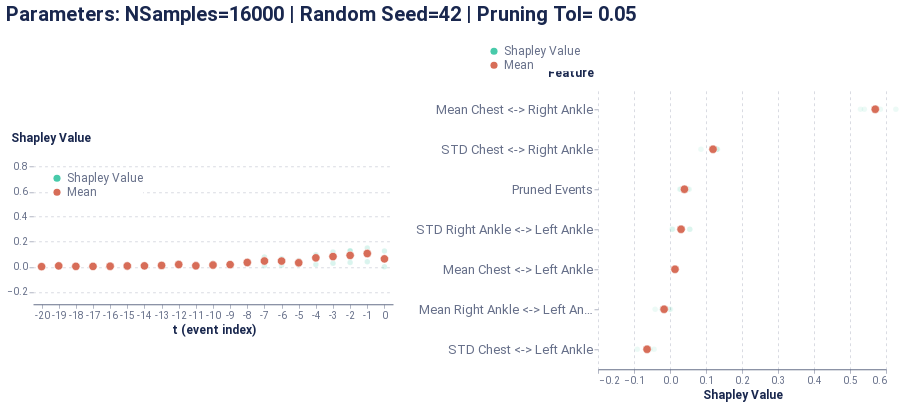

Notebook code for this chart:
### Code cell
global_plot

### Figure 1 — Vega-Lite specification as saved in the notebook (floating-point values rounded to 4 significant figures)
{"config": {"axis": {"domain": true, "domainColor": "#666F89", "grid": false, "gridCap": "round", "gridColor": "#B3B7C4", "gridDash": [2, 4], "gridWidth": 0.5, "labelColor": "#666F89", "labelFont": "Roboto, Arial, sans-serif", "labelPadding": 2, "tickColor": "#666F89", "tickOpacity": 0.5, "tickSize": 4, "titleColor": "#19274E", "titleFont": "Roboto, Arial, sans-serif", "titleFontSize": 12}, "axisBand": {"domain": true, "labelPadding": 4, "ticks": false}, "axisY": {"domain": false, "titleAlign": "left", "titleAngle": 0, "titleX": -20, "titleY": -10}, "legend": {"labelColor": "#666F89", "labelFont": "Roboto, Arial, sans-serif", "labelFontSize": 12, "symbolSize": 40, "titleColor": "#19274E", "titleFont": "Roboto, Arial, sans-serif", "titleFontSize": 12, "titlePadding": 4}, "arc": {"stroke": "#FFFFFF", "strokeWidth": 1}, "bar": {"fill": "#2770EB", "stroke": null}, "line": {"stroke": "#2770EB", "strokeWidth": 2}, "path": {"stroke": "#2770EB", "strokeWidth": 0.5}, "point": {"fill": "#2770EB", "shape": "circle", "filled": true}, "rect": {"fill": "#2770EB"}, "rule": {"stroke": "#666F89"}, "shape": {"stroke": "#2770EB"}, "text": {"color": "#19274E", "font": "Roboto, Arial, sans-serif", "fontSize": 12}, "range": {"category": ["#2770EB", "#77B98A", "#DA5252", "#FFC400", "#A87AEA", "#00A39E", "#19274E"], "diverging": ["#006360", "#2BB3AE", "#96D9D7", "#FFFFFF", "#EDAAAA", "#DA5252", "#811D1D"], "heatmap": ["#18448F", "#1B4EA5", "#2770EB", "#4C88EE", "#82ACF3", "#A6C4F7", "#E9F1FD"], "ramp": ["#18448F", "#1B4EA5", "#2770EB", "#4C88EE", "#82ACF3", "#A6C4F7", "#E9F1FD"]}, "background": "#FFFFFF", "group": {"fill": "#FFFFFF"}, "header": {"labelColor": "#19274E", "labelFont": "Roboto, Arial, sans-serif", "labelFontSize": 12, "titleColor": "#19274E", "titleFont": "Roboto, Arial, sans-serif", "titleFontSize": 16}, "title": {"anchor": "start", "color": "#19274E", "font": "Roboto, Arial, sans-serif", "fontSize": 20, "fontWeight": "bold", "offset": 20, "subtitleColor": "#19274E", "subtitleFontSize": 16}, "view": {"continuousHeight": 300, "continuousWidth": 400, "stroke": "transparent"}}, "vconcat": [{"hconcat": [{"vconcat": [{"mark": {"type": "point", "stroke": "white", "strokeWidth": 0.6}, "encoding": {"color": {"type": "nominal", "field": "type", "legend": {"fillColor": "white", "orient": "top-left", "symbolSize": 50, "symbolStrokeWidth": 0, "title": null}, "scale": {"domain": ["Shapley Value", "Mean"], "range": ["#48caaa", "#d76d58"]}}, "opacity": {"condition": {"value": 1.0, "test": "(datum.type === 'Mean')"}, "value": 0.2}, "size": {"condition": {"value": 70, "test": "(datum.type === 'Mean')"}, "value": 30}, "x": {"type": "ordinal", "axis": {"labelAngle": 0}, "field": "t (event index)"}, "y": {"type": "quantitative", "axis": {"grid": true, "titleX": -23}, "field": "Shapley Value", "scale": {"domain": [-0.3, 0.9]}, "title": "Shapley Value"}}, "height": 150, "width": 360}], "data": {"name": "data-abad49f3d1be73bb0a3b9161e98fab29"}}, {"vconcat": [{"mark": {"type": "point", "stroke": "white", "strokeWidth": 0.6}, "encoding": {"color": {"type": "nominal", "field": "type", "legend": {"fillColor": "white", "orient": "bottom-right", "symbolSize": 50, "symbolStrokeWidth": 0, "title": null}, "scale": {"domain": ["Shapley Value", "Mean"], "range": ["#618FE0", "#d76d58"]}}, "opacity": {"condition": {"value": 1.0, "test": "(datum.type === 'Mean')"}, "value": 0.1}, "size": {"condition": {"value": 70, "test": "(datum.type === 'Mean')"}, "value": 30}, "x": {"type": "quantitative", "axis": {"grid": true, "title": "Shapley Value"}, "field": "Shapley Value", "scale": {"domain": [-0.2, 0.6]}}, "y": {"type": "ordinal", "axis": {"labelFontSize": 13, "titleX": -51}, "field": "Feature", "sort": ["Mean Chest <-> Right Ankle", "STD Chest <-> Right Ankle", "Pruned Events", "STD Right Ankle <-> Left Ankle", "Mean Chest <-> Left Ankle", "Mean Right Ankle <-> Left Ankle", "STD Chest <-> Left Ankle"]}}, "height": 280, "width": 288}], "data": {"name": "data-989f313f545ed270884f000d366ed934"}}], "center": true, "title": "Parameters: NSamples=16000 | Random Seed=42 | Pruning Tol= 0.05"}], "$schema": "https://vega.github.io/schema/vega-lite/v4.8.1.json", "datasets": {"data-abad49f3d1be73bb0a3b9161e98fab29": [{"Shapley Value": 0.0, "t (event index)": 0, "type": "Shapley Value"}, {"Shapley Value": 0.04082, "t (event index)": -1, "type": "Shapley Value"}, {"Shapley Value": 0.1265, "t (event index)": -2, "type": "Shapley Value"}, {"Shapley Value": 0.09678, "t (event index)": -3, "type": "Shapley Value"}, {"Shapley Value": 0.08184, "t (event index)": -4, "type": "Shapley Value"}, {"Shapley Value": 0.01552, "t (event index)": -5, "type": "Shapley Value"}, {"Shapley Value": 0.01103, "t (event index)": -6, "type": "Shapley Value"}, {"Shapley Value": 0.04631, "t (event index)": -7, "type": "Shapley Value"}, {"Shapley Value": 0.0409, "t (event index)": -8, "type": "Shapley Value"}, {"Shapley Value": 0.01008, "t (event index)": -9, "type": "Shapley Value"}, {"Shapley Value": 0.01163, "t (event index)": -10, "type": "Shapley Value"}, {"Shapley Value": 0.0, "t (event index)": -11, "type": "Shapley Value"}, {"Shapley Value": 0.01737, "t (event index)": -12, "type": "Shapley Value"}, {"Shapley Value": 0.01173, "t (event index)": -13, "type": "Shapley Value"}, {"Shapley Value": 0.01236, "t (event index)": -14, "type": "Shapley Value"}, {"Shapley Value": 0.004318, "t (event index)": -15, "type": "Shapley Value"}, {"Shapley Value": 0.006607, "t (event index)": -16, "type": "Shapley Value"}, {"Shapley Value": 0.00238, "t (event index)": -17, "type": "Shapley Value"}, {"Shapley Value": 0.0006377, "t (event index)": -18, "type": "Shapley Value"}, {"Shapley Value": 0.0049, "t (event index)": -19, "type": "Shapley Value"}, {"Shapley Value": 0.0, "t (event index)": -20, "type": "Shapley Value"}, {"Shapley Value": 0.07003, "t (event index)": 0, "type": "Shapley Value"}, {"Shapley Value": 0.1181, "t (event index)": -1, "type": "Shapley Value"}, {"Shapley Value": 0.07535, "t (event index)": -2, "type": "Shapley Value"}, {"Shapley Value": 0.02759, "t (event index)": -3, "type": "Shapley Value"}, {"Shapley Value": 0.09658, "t (event index)": -4, "type": "Shapley Value"}, {"Shapley Value": 0.03361, "t (event index)": -5, "type": "Shapley Value"}, {"Shapley Value": 0.06404, "t (event index)": -6, "type": "Shapley Value"}, {"Shapley Value": 0.07903, "t (event index)": -7, "type": "Shapley Value"}, {"Shapley Value": 0.04526, "t (event index)": -8, "type": "Shapley Value"}, {"Shapley Value": 0.01918, "t (event index)": -9, "type": "Shapley Value"}, {"Shapley Value": 0.009658, "t (event index)": -10, "type": "Shapley Value"}, {"Shapley Value": 0.007973, "t (event index)": -11, "type": "Shapley Value"}, {"Shapley Value": 0.01691, "t (event index)": -12, "type": "Shapley Value"}, {"Shapley Value": 0.01218, "t (event index)": -13, "type": "Shapley Value"}, {"Shapley Value": 0.003134, "t (event index)": -14, "type": "Shapley Value"}, {"Shapley Value": 0.0044, "t (event index)": -15, "type": "Shapley Value"}, {"Shapley Value": 0.000764, "t (event index)": -16, "type": "Shapley Value"}, {"Shapley Value": 0.003332, "t (event index)": -17, "type": "Shapley Value"}, {"Shapley Value": 0.005237, "t (event index)": -18, "type": "Shapley Value"}, {"Shapley Value": 0.003146, "t (event index)": -19, "type": "Shapley Value"}, {"Shapley Value": 0.00089, "t (event index)": -20, "type": "Shapley Value"}, {"Shapley Value": 0.1254, "t (event index)": 0, "type": "Shapley Value"}, {"Shapley Value": 0.1143, "t (event index)": -1, "type": "Shapley Value"}, {"Shapley Value": 0.03488, "t (event index)": -2, "type": "Shapley Value"}, {"Shapley Value": 0.1189, "t (event index)": -3, "type": "Shapley Value"}, {"Shapley Value": 0.08791, "t (event index)": -4, "type": "Shapley Value"}, {"Shapley Value": 0.04947, "t (event index)": -5, "type": "Shapley Value"}, {"Shapley Value": 0.06262, "t (event index)": -6, "type": "Shapley Value"}, {"Shapley Value": 0.008875, "t (event index)": -7, "type": "Shapley Value"}, {"Shapley Value": 0.01925, "t (event index)": -8, "type": "Shapley Value"}, {"Shapley Value": 0.02083, "t (event index)": -9, "type": "Shapley Value"}, {"Shapley Value": 0.02738, "t (event index)": -10, "type": "Shapley Value"}, {"Shapley Value": 0.009318, "t (event index)": -11, "type": "Shapley Value"}, {"Shapley Value": 0.02988, "t (event index)": -12, "type": "Shapley Value"}, {"Shapley Value": 0.01053, "t (event index)": -13, "type": "Shapley Value"}, {"Shapley Value": 0.003197, "t (event index)": -14, "type": "Shapley Value"}, {"Shapley Value": 0.005878, "t (event index)": -15, "type": "Shapley Value"}, {"Shapley Value": 0.004516, "t (event index)": -16, "type": "Shapley Value"}, {"Shapley Value": 0.002482, "t (event index)": -17, "type": "Shapley Value"}, {"Shapley Value": 0.00411, "t (event index)": -18, "type": "Shapley Value"}, {"Shapley Value": 0.01239, "t (event index)": -19, "type": "Shapley Value"}, {"Shapley Value": 0.002261, "t (event index)": -20, "type": "Shapley Value"}, {"Shapley Value": 0.05678, "t (event index)": 0, "type": "Shapley Value"}, {"Shapley Value": 0.15, "t (event index)": -1, "type": "Shapley Value"}, {"Shapley Value": 0.1278, "t (event index)": -2, "type": "Shapley Value"}, {"Shapley Value": 0.08287, "t (event index)": -3, "type": "Shapley Value"}, {"Shapley Value": 0.01891, "t (event index)": -4, "type": "Shapley Value"}, {"Shapley Value": 0.02938, "t (event index)": -5, "type": "Shapley Value"}, {"Shapley Value": 0.04423, "t (event index)": -6, "type": "Shapley Value"}, {"Shapley Value": 0.04839, "t (event index)": -7, "type": "Shapley Value"}, {"Shapley Value": 0.03161, "t (event index)": -8, "type": "Shapley Value"}, {"Shapley Value": 0.01815, "t (event index)": -9, "type": "Shapley Value"}, {"Shapley Value": 0.006028, "t (event index)": -10, "type": "Shapley Value"}, {"Shapley Value": 0.01312, "t (event index)": -11, "type": "Shapley Value"}, {"Shapley Value": 0.006262, "t (event index)": -12, "type": "Shapley Value"}, {"Shapley Value": 0.007999, "t (event index)": -13, "type": "Shapley Value"}, {"Shapley Value": 0.01012, "t (event index)": -14, "type": "Shapley Value"}, {"Shapley Value": 0.01102, "t (event index)": -15, "type": "Shapley Value"}, {"Shapley Value": 0.00105, "t (event index)": -20, "type": "Mean"}, {"Shapley Value": 0.006813, "t (event index)": -19, "type": "Mean"}, {"Shapley Value": 0.003328, "t (event index)": -18, "type": "Mean"}, {"Shapley Value": 0.002732, "t (event index)": -17, "type": "Mean"}, {"Shapley Value": 0.003962, "t (event index)": -16, "type": "Mean"}, {"Shapley Value": 0.006404, "t (event index)": -15, "type": "Mean"}, {"Shapley Value": 0.007205, "t (event index)": -14, "type": "Mean"}, {"Shapley Value": 0.01061, "t (event index)": -13, "type": "Mean"}, {"Shapley Value": 0.01761, "t (event index)": -12, "type": "Mean"}, {"Shapley Value": 0.007602, "t (event index)": -11, "type": "Mean"}, {"Shapley Value": 0.01368, "t (event index)": -10, "type": "Mean"}, {"Shapley Value": 0.01706, "t (event index)": -9, "type": "Mean"}, {"Shapley Value": 0.03425, "t (event index)": -8, "type": "Mean"}, {"Shapley Value": 0.04565, "t (event index)": -7, "type": "Mean"}, {"Shapley Value": 0.04548, "t (event index)": -6, "type": "Mean"}, {"Shapley Value": 0.03199, "t (event index)": -5, "type": "Mean"}, {"Shapley Value": 0.07131, "t (event index)": -4, "type": "Mean"}, {"Shapley Value": 0.08153, "t (event index)": -3, "type": "Mean"}, {"Shapley Value": 0.09115, "t (event index)": -2, "type": "Mean"}, {"Shapley Value": 0.1058, "t (event index)": -1, "type": "Mean"}, {"Shapley Value": 0.06306, "t (event index)": 0, "type": "Mean"}], "data-989f313f545ed270884f000d366ed934": [{"Shapley Value": 0.5291, "Feature": "Mean Chest <-> Right Ankle", "type": "Shapley Value"}, {"Shapley Value": 0.0861, "Feature": "STD Chest <-> Right Ankle", "type": "Shapley Value"}, {"Shapley Value": 0.01553, "Feature": "Mean Chest <-> Left Ankle", "type": "Shapley Value"}, {"Shapley Value": -0.09101, "Feature": "STD Chest <-> Left Ankle", "type": "Shapley Value"}, {"Shapley Value": -0.04121, "Feature": "Mean Right Ankle <-> Left Ankle", "type": "Shapley Value"}, {"Shapley Value": 0.007344, "Feature": "STD Right Ankle <-> Left Ankle", "type": "Shapley Value"}, {"Shapley Value": 0.05341, "Feature": "Pruned Events", "type": "Shapley Value"}, {"Shapley Value": 0.6273, "Feature": "Mean Chest <-> Right Ankle", "type": "Shapley Value"}, {"Shapley Value": 0.1321, "Feature": "STD Chest <-> Right Ankle", "type": "Shapley Value"}, {"Shapley Value": 0.009069, "Feature": "Mean Chest <-> Left Ankle", "type": "Shapley Value"}, {"Shapley Value": -0.05565, "Feature": "STD Chest <-> Left Ankle", "type": "Shapley Value"}, {"Shapley Value": 0.001325, "Feature": "Mean Right Ankle <-> Left Ankle", "type": "Shapley Value"}, {"Shapley Value": 0.005661, "Feature": "STD Right Ankle <-> Left Ankle", "type": "Shapley Value"}, {"Shapley Value": 0.03007, "Feature": "Pruned Events", "type": "Shapley Value"}, {"Shapley Value": 0.5842, "Feature": "Mean Chest <-> Right Ankle", "type": "Shapley Value"}, {"Shapley Value": 0.1295, "Feature": "STD Chest <-> Right Ankle", "type": "Shapley Value"}, {"Shapley Value": 0.01372, "Feature": "Mean Chest <-> Left Ankle", "type": "Shapley Value"}, {"Shapley Value": -0.0443, "Feature": "STD Chest <-> Left Ankle", "type": "Shapley Value"}, {"Shapley Value": -0.001954, "Feature": "Mean Right Ankle <-> Left Ankle", "type": "Shapley Value"}, {"Shapley Value": 0.05492, "Feature": "STD Right Ankle <-> Left Ankle", "type": "Shapley Value"}, {"Shapley Value": 0.04994, "Feature": "Pruned Events", "type": "Shapley Value"}, {"Shapley Value": 0.54, "Feature": "Mean Chest <-> Right Ankle", "type": "Shapley Value"}, {"Shapley Value": 0.1305, "Feature": "STD Chest <-> Right Ankle", "type": "Shapley Value"}, {"Shapley Value": 0.01708, "Feature": "Mean Chest <-> Left Ankle", "type": "Shapley Value"}, {"Shapley Value": -0.06393, "Feature": "STD Chest <-> Left Ankle", "type": "Shapley Value"}, {"Shapley Value": -0.02364, "Feature": "Mean Right Ankle <-> Left Ankle", "type": "Shapley Value"}, {"Shapley Value": 0.05506, "Feature": "STD Right Ankle <-> Left Ankle", "type": "Shapley Value"}, {"Shapley Value": 0.02696, "Feature": "Pruned Events", "type": "Shapley Value"}, {"Shapley Value": 0.04009, "Feature": "Pruned Events", "type": "Mean"}, {"Shapley Value": 0.5702, "Feature": "Mean Chest <-> Right Ankle", "type": "Mean"}, {"Shapley Value": 0.01385, "Feature": "Mean Chest <-> Left Ankle", "type": "Mean"}, {"Shapley Value": -0.01637, "Feature": "Mean Right Ankle <-> Left Ankle", "type": "Mean"}, {"Shapley Value": 0.1195, "Feature": "STD Chest <-> Right Ankle", "type": "Mean"}, {"Shapley Value": -0.06372, "Feature": "STD Chest <-> Left Ankle", "type": "Mean"}, {"Shapley Value": 0.03075, "Feature": "STD Right Ankle <-> Left Ankle", "type": "Mean"}]}}
